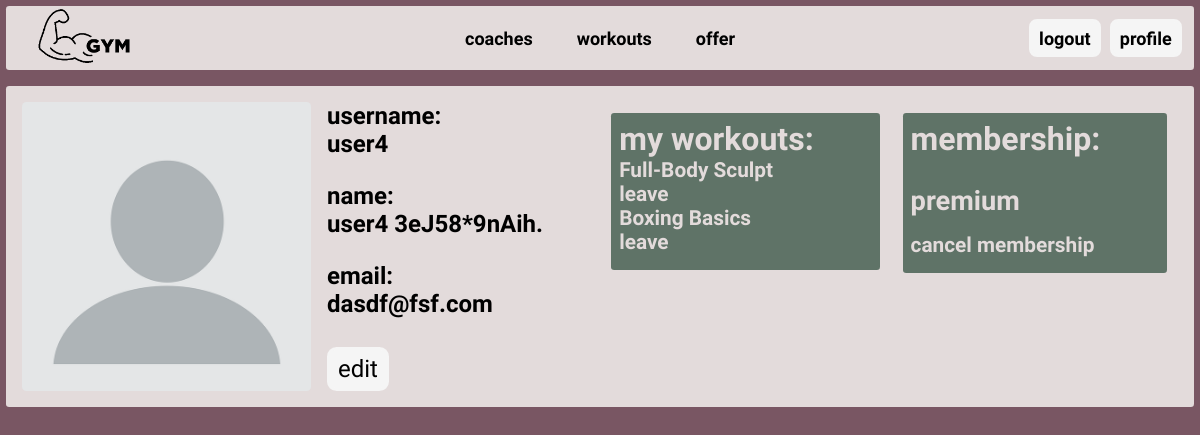
/users/my_profile/ (signed in), run on the app's committed database.
### users/models.py (models this page shows)
class User(AbstractUser):
    is_coach = models.BooleanField()
    profile_picture = models.ImageField(upload_to='profile_pictures/',
                                        default='profile_pictures/default.png')
    gender = models.CharField(
        choices=[('M', 'Male'),
                 ('F', 'Female')],
        max_length=1)

class Client(models.Model):
    user = models.OneToOneField(User, on_delete=models.CASCADE, related_name='client')
    membership = models.ForeignKey('memberships.Membership',
                                   on_delete=models.PROTECT,
                                   null=True)

### workout/models.py (models this page shows)
class Workout(models.Model):
    name = models.CharField(max_length=100)
    coach = models.ForeignKey(User, on_delete=models.CASCADE, related_name='coach_workouts')
    client = models.ManyToManyField(User, related_name='client_workouts')
    description = models.TextField()
    target = models.CharField(max_length=50)
    start_time = models.TimeField(null=True)
    end_time = models.TimeField(null=True)
    max_participants = models.IntegerField()
    class Difficulty(models.TextChoices):
        BEGINNER = 'beginner', 'Beginner'
        INTERMEDIATE = 'intermediate', 'Intermediate'
        ADVANCED = 'advanced', 'Advanced'
    difficulty = models.CharField(
        max_length=20,
        choices=Difficulty.choices,
        null=True,
    )
    class Weekdays(models.TextChoices):
        MONDAY = 'monday', 'Monday'
        TUESDAY = 'tuesday', 'Tuesday'
        WEDNESDAY = 'wednesday', 'Wednesday'
        THURSDAY = 'thursday', 'Thursday'
        FRIDAY = 'friday', 'Friday'
        SATURDAY = 'saturday', 'Saturday'
        SUNDAY = 'sunday', 'Sunday'
    day = models.CharField(
        choices=Weekdays.choices,
        max_length=10,
        null=True,
    )
    class Status(models.TextChoices):
        ACTIVE = 'active', 'Active'
        INACTIVE = 'inactive', 'Inactive'
    status = models.CharField(
        choices=Status.choices,
        default=Status.ACTIVE,
        max_length=10,
    )

### memberships/models.py (models this page shows)
class Membership(models.Model):
    name = models.CharField(max_length=50)
    price_1 = models.FloatField()
    price_6 = models.FloatField()
    price_12 = models.FloatField()

### users/views.py (the view)
# urls.py: path("my_profile/", views.current_profile, name="current_profile"),
@login_required
def current_profile(request):
    user = request.user
    context = {
        'user': user
    }
    if user.is_coach:
        workouts = Workout.objects.filter(coach=user).filter(status='active')
        context['workouts'] = workouts
        return render(request, 'users/coach_profile.html', context)
    else:
        workouts = Workout.objects.filter(client=user)
        context['workouts'] = workouts
        return render(request, 'users/user_profile.html', context)

### users/templates/users/user_profile.html
{% extends 'core/index.html' %}
{% block content %}
<div id="profile-cont">
    {%include 'users/user_info.html'%}
    <div id="profile-info">
        <div id="profile-workouts" class="profile-info-cont">
            <h2>my workouts:</h2>
            {% for workout in workouts %}
            <a href="{% url 'workout:details_workout' workout.id%}" >{{workout.name}}</a>
            <a href="{% url 'workout:leave_workout'%}?workout_id={{workout.id}}">leave</a>
            {% endfor %}
        </div>
        <div id="profile-membership" class="profile-info-cont">
            <h2>membership: </h2>
            {% if user.client.membership is not None %}
            <h3>{{user.client.membership.name}}</h3>
            <a href="{% url 'memberships:cancel_membership' %}" >cancel membership</a>
            {% else %}
            <p>no active membership</p>
            {% endif %}
        </div>
    </div>
</div>
{% endblock %}

### users/templates/users/user_info.html
{% block user_info %}
<div id="user-info-cont">
    <img alt="profile_picture" src="{{ user.profile_picture.url }}" >
    <div id="user-info-par">
        <div>
            <h1>username: <br>{{ user.username }}</h1>
            <h1>name: <br>{{ user.first_name }} {{ user.last_name}}</h1>
            <h1>email: <br>{{ user.email }}</h1>
        </div>
        <a href="{% url 'users:edit' %}">edit</a>
    </div>
</div>
{%endblock%}

### core/static/styles.css (style rules this page uses)
body { font-family: "Raleway", serif; font-optical-sizing: auto; font-style: normal; background: #795663; display: flex; flex-direction: column; align-items: center; margin: 0.5vw 0.5vw; }
a { transition: background-color 0.3s ease, color 0.3s ease; }
a { text-decoration: none; color: black; }
#user-info-cont { display: flex; }
#user-info-cont h1 { font-weight: 600; margin: 0 0 1.5rem 0; font-size: 1.5rem; }
#user-info-cont img { margin-right: 1rem; width: 50%; border-radius: 1.5%; }
#user-info-par { display: flex; justify-content: space-between; flex-direction: column; width: 100%; align-items: flex-start; }
#user-info-par a { background: whitesmoke; border: 0.2rem solid whitesmoke; border-radius: 0.6rem; transition: background-color 0.3s ease, color 0.3s ease; padding: 0.3rem 0.5rem; font-size: 1.5rem; font-weight: 500; text-align: center; }
#profile-cont { padding: 1rem; display: grid; grid-template-columns: 1fr 1fr; }
#profile-info { display: flex; align-items: flex-start; }
#profile-workouts { flex-grow: 1; display: flex; flex-direction: column; }
#profile-membership { flex-grow: 1; }
.profile-info-cont { background-color: #5F7367; color: #E3DBDB; margin: 0.7rem; padding: 0.2rem 0.5rem 1rem 0.5rem; border-radius: 0.2rem; }
.profile-info-cont h2 { margin: 0.2rem 0 0 0; font-size: 2rem; }
.profile-info-cont h3 { font-size: 1.7rem; margin-bottom: 1rem; }
.profile-info-cont a { color: #E3DBDB; transition: color 0.3s ease; font-weight: 600; font-size: 1.3rem; }

### data on the page
User: profile_picture (placeholder picture), username "user4", first_name "user4", last_name "3eJ58*9nAih.", email "dasdf@fsf.com", client.membership.name "premium"
Workout: name "Full-Body Sculpt"
Workout: name "Boxing Basics"
